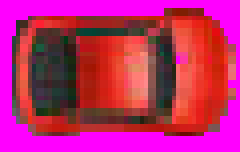
#> input picture Freeway/carro1.bmp, 60 x 38 px, given in place of short_video.mp4, which was not available (shown 4 times larger)
$ python pt2.py
#> lines starting #> are read from the running program, lines starting #| are printed output that depends on the picture; after the words box and inside, x2 and y2 are one past the last pixel; in counts of white or black regions, pixels touching at a corner belong together; pictures that were not available may be replaced by others from this repository, and a replacement may not be noted
import cv2
import numpy as np


# Inciciações

fileName='/home/rafael/Projeto FInal PDI - GABRIEL/short_video.mp4' # Video a ser lido
cap = cv2.VideoCapture(fileName) # Abertura de arquivo
filename2="/home/rafael/Projeto FInal PDI - GABRIEL/Resultado.mp4"
writer = cv2.VideoWriter(filename2, cv2.VideoWriter_fourcc(*'mp4v'), 20,(800,600))
elk  = 28
clo = 23
blu  = 21
thr = 124

########################### FUnções

def contagem(img_2):
    rr = []
    fator = 400
    cont = 0
    while fator>=350:
        pixel = img_2[350:470,fator]
        media = pixel.mean()
        if media==255:
            rr.append(fator)

        # [4 lines of commented-out code are left out]


        fator = fator -1
    array = np.array(rr)
    media = cv2.mean(array)
    media = np.array(media)
    primeiro =media[0]

    return primeiro

def processamento(img,elk,clo,blu,thr):
    retangulo = 0
    copia_image  = img.copy()
    elKernel = cv2.getStructuringElement(cv2.MORPH_ELLIPSE, (elk,elk))
    closingKernel = cv2.getStructuringElement(cv2.MORPH_ELLIPSE, (clo,clo))
    blur = cv2.blur(img, (blu,blu))
    gray = cv2.cvtColor(blur, cv2.COLOR_BGR2GRAY)
    _, thresh = cv2.threshold(gray, thr, 255, cv2.THRESH_BINARY_INV)
    imagem = cv2.bitwise_not(thresh)
    opening = cv2.morphologyEx(imagem, cv2.MORPH_OPEN, elKernel)
    closing = cv2.morphologyEx(opening, cv2.MORPH_CLOSE, closingKernel)
    imagem2 = cv2.bitwise_not(opening)
    opening2 = cv2.morphologyEx(imagem2, cv2.MORPH_OPEN, elKernel)
    closing = cv2.morphologyEx(opening2, cv2.MORPH_CLOSE, closingKernel)
    new_image = int(contagem(closing))
    retangulo = cv2.rectangle(copia_image,(100,new_image), (650,new_image-50),(0,255,0),5)

    return retangulo

sum = 0
while(cap.isOpened()):
    ret, frame = cap.read()
#> frame is the input picture: shape (38, 60, 3); mean B, G, R 109.2, 38.4, 187.1
    if ret==True:
        # Diminui a imagem
        novovai = cv2.resize(frame, (800,600))
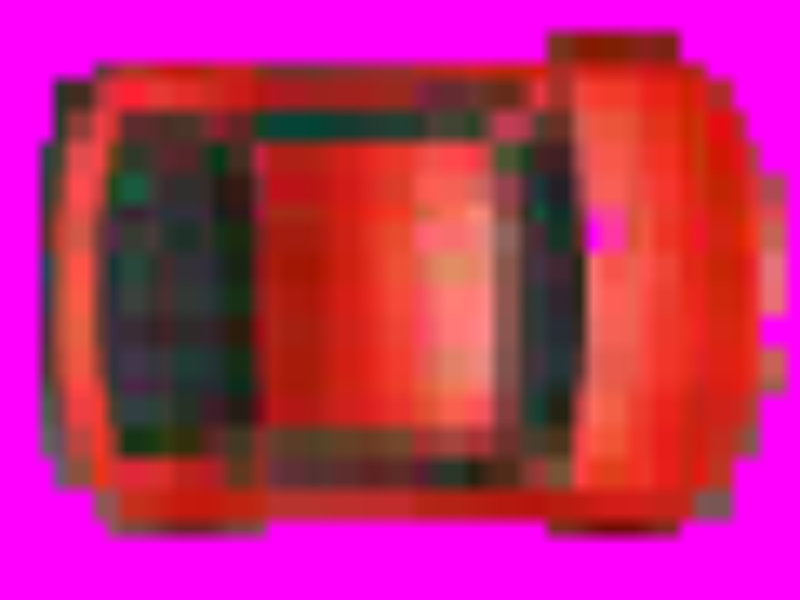
#> novovai: shape (600, 800, 3); mean B, G, R 109.1, 38.3, 187.1
        # Inicia o processamento com os parametros escolhidos
        imagine = processamento(novovai,elk, clo,blu,thr)
#> in processamento, `blur = cv2.blur(img, (blu,blu))`:
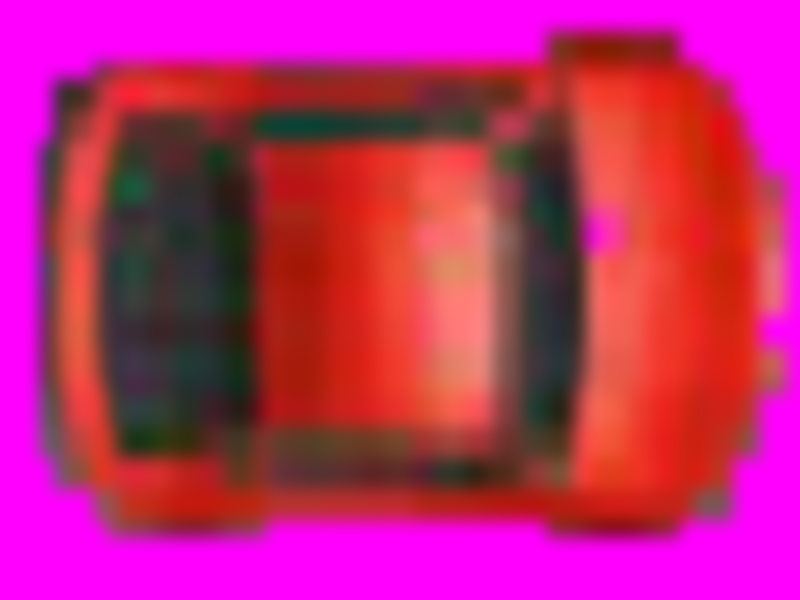
#> blur: shape (600, 800, 3); mean B, G, R 109.1, 38.3, 187.1
#> in processamento, `gray = cv2.cvtColor(blur, cv2.COLOR_BGR2GRAY)`:
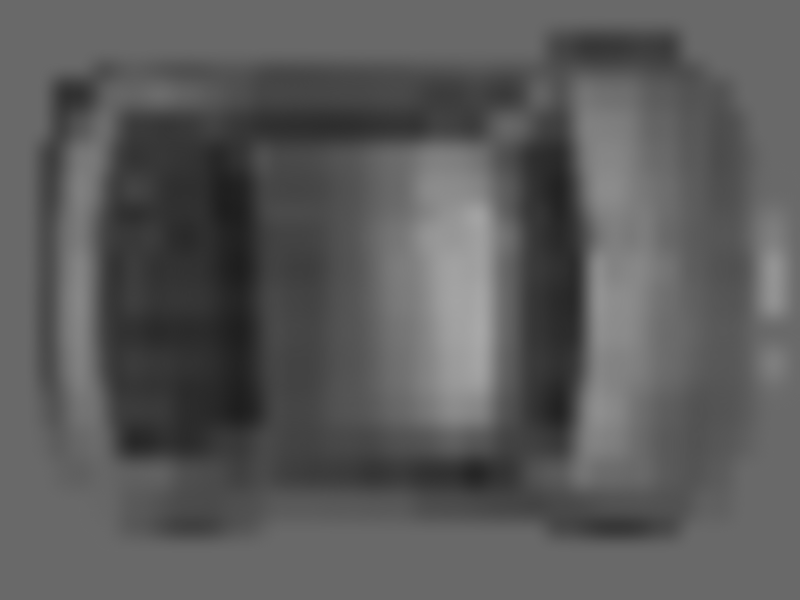
#> gray: shape (600, 800); min 30, max 168, mean 90.8
#> in processamento, `_, thresh = cv2.threshold(gray, thr, 255, cv2.THRESH_BINARY_INV)`:
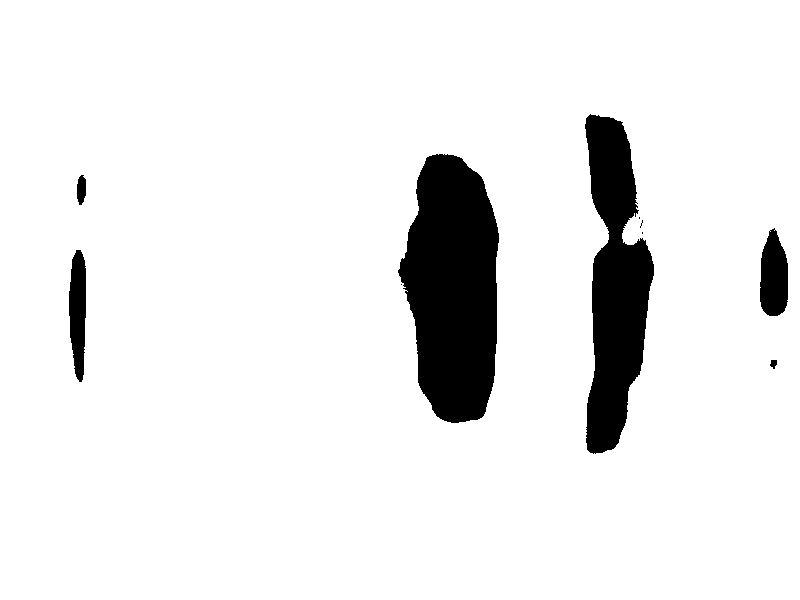
#> thresh: shape (600, 800); 91.9% white; 10 black regions (4 under 20 px), largest, box (x1, y1, x2, y2) and area: (398, 154, 499, 423) 20358, (585, 114, 654, 454) 14553, (760, 228, 788, 316) 1938, (69, 250, 86, 382) 1743, (77, 175, 86, 205) 216, (770, 360, 777, 369) 45
#> in processamento, `opening = cv2.morphologyEx(imagem, cv2.MORPH_OPEN, elKernel)`:
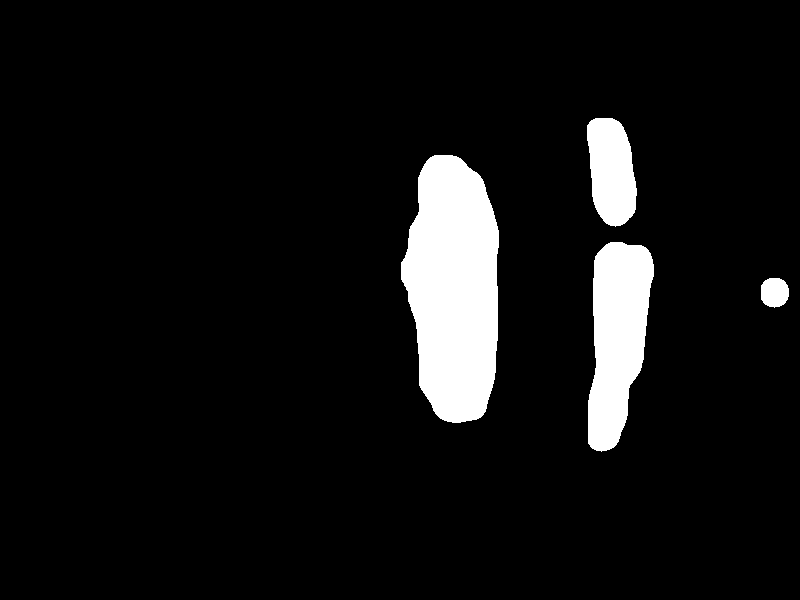
#> opening: shape (600, 800); 7.3% white; 4 white regions, box (x1, y1, x2, y2) and area: (401, 155, 499, 423) 20294, (588, 242, 654, 452) 9727, (587, 118, 637, 227) 4208, (761, 278, 789, 308) 689
#> in processamento, `closing = cv2.morphologyEx(opening, cv2.MORPH_CLOSE, closingKernel)`: closing: shape (600, 800); 7.3% white; 3 white regions, box (x1, y1, x2, y2) and area: (401, 155, 499, 423) 20300, (587, 118, 654, 452) 14085, (761, 278, 791, 308) 697
#> in processamento, `opening2 = cv2.morphologyEx(imagem2, cv2.MORPH_OPEN, elKernel)`:
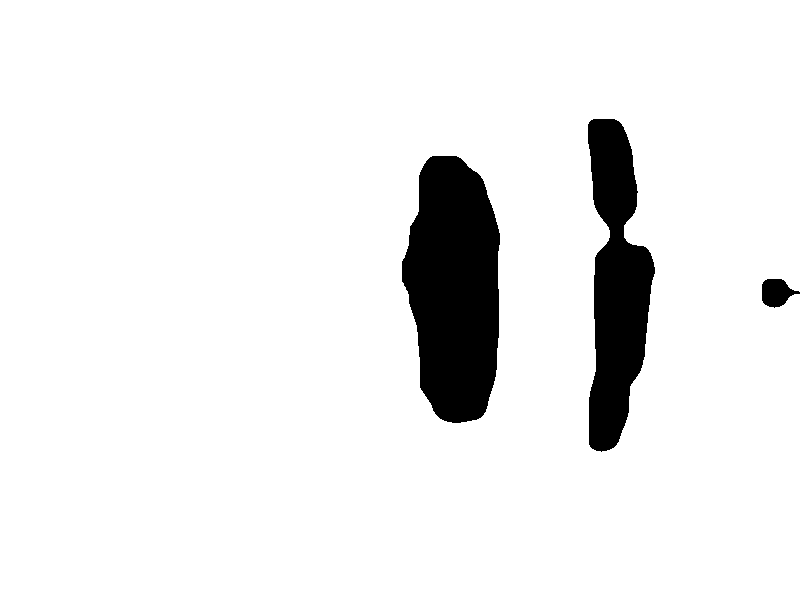
#> opening2: shape (600, 800); 92.7% white; 3 black regions, box (x1, y1, x2, y2) and area: (402, 156, 500, 423) 20294, (588, 119, 655, 452) 14106, (762, 279, 800, 308) 715
#> in processamento, `closing = cv2.morphologyEx(opening2, cv2.MORPH_CLOSE, closingKernel)`: closing: shape (600, 800); 92.7% white; 4 black regions, box (x1, y1, x2, y2) and area: (402, 156, 500, 423) 20273, (589, 236, 655, 452) 9745, (588, 119, 637, 229) 4174, (762, 279, 790, 308) 637
#> after the loop in contagem, `while fator>=350:`: fator = 349; rr = 51 values, max 400 at index 0, min 350 at index 50, mean 375
#> in contagem, `array = np.array(rr)`: array has the same summary as rr
#> in contagem, `media = cv2.mean(array)`: media = (375, 0, 0, 0)
#> in contagem, `media = np.array(media)`: media = [375, 0, 0, 0]
#> in contagem, `primeiro =media[0]`: primeiro = 375
        # Printa soma
        print("sum is {}".format(sum))
        sum =sum + 1
        # MOstra na tela
        cv2.imshow('frame',imagine)
        # Grava
        writer.write(imagine)
        if cv2.waitKey(1) & 0xFF == ord('q'):  # press q to quit
#> (key q is pressed here)
            break
    else:
        break

cap.release()
cv2.destroyAllWindows

$ run again, on Freeway/carro2.bmp
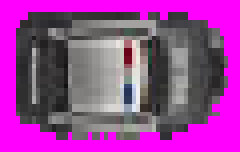
#> input picture Freeway/carro2.bmp, 60 x 38 px, given in place of short_video.mp4, which was not available (shown 4 times larger)
#> frame is the input picture: shape (38, 60, 3); mean B, G, R 151.5, 65.4, 152.6
#> in processamento, `_, thresh = cv2.threshold(gray, thr, 255, cv2.THRESH_BINARY_INV)`:
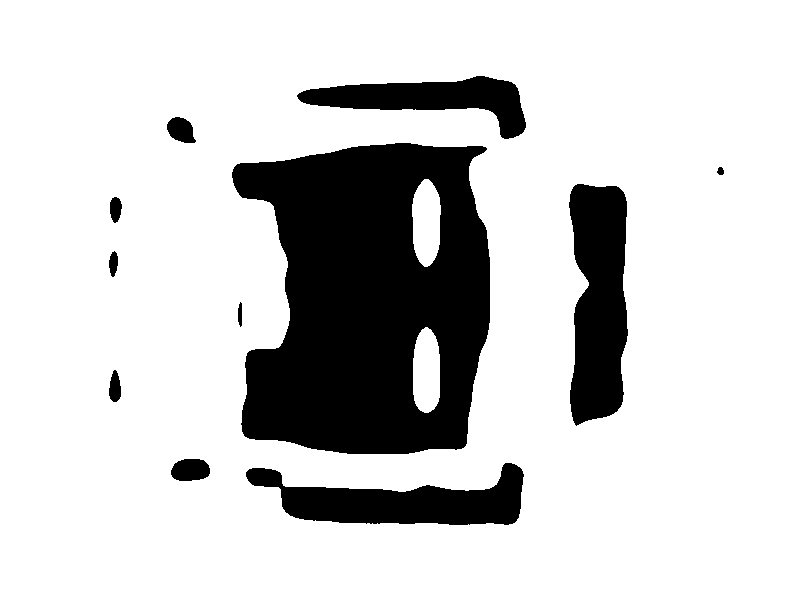
#> thresh: shape (600, 800); 81.3% white; 11 black regions, largest, box (x1, y1, x2, y2) and area: (232, 143, 490, 454) 60569, (569, 184, 628, 426) 11552, (246, 463, 524, 525) 9227
#> opening: shape (600, 800); 17.3% white; 4 white regions, box (x1, y1, x2, y2) and area: (234, 144, 491, 455) 60320, (571, 186, 628, 421) 11427, (283, 481, 522, 526) 8194, (409, 77, 521, 120) 3311
#> in processamento, `opening2 = cv2.morphologyEx(imagem2, cv2.MORPH_OPEN, elKernel)`:
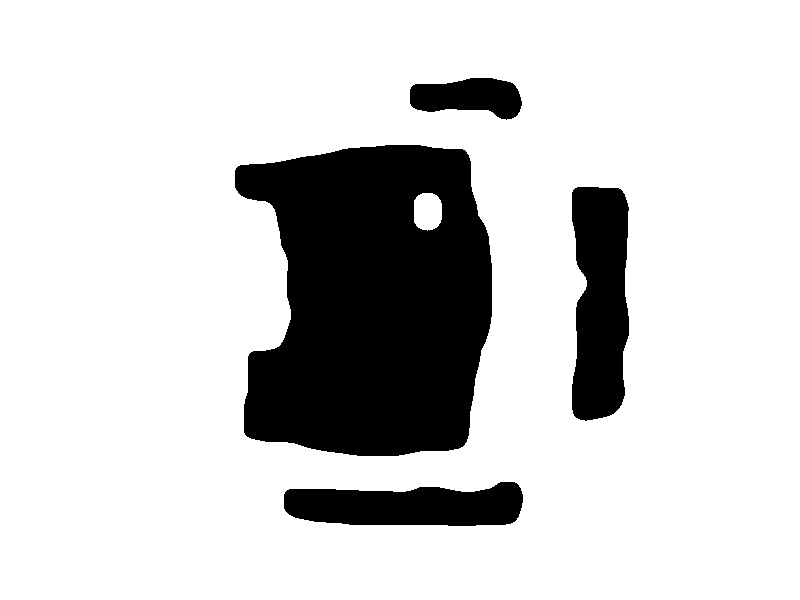
#> opening2: shape (600, 800); 82% white; 4 black regions, box (x1, y1, x2, y2) and area: (235, 145, 492, 456) 63427, (572, 187, 629, 421) 11414, (284, 482, 523, 526) 8207, (410, 78, 522, 120) 3297
#> the loop in contagem, `while fator>=350:` made 51 passes
#> media on passes 1 to 8: 31.88, 31.88, 29.75, 29.75, 29.75, 29.75, 29.75, 29.75
#> after the loop in contagem, `while fator>=350:`: fator = 349; rr = []
#> array = empty array
#> in contagem, `media = cv2.mean(array)`: media = (0, 0, 0, 0)
#> in contagem, `media = np.array(media)`: media = [0, 0, 0, 0]
#> primeiro = 0

$ run again, on Freeway/carro4.bmp
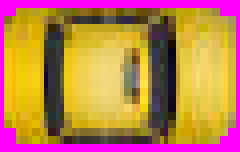
#> input picture Freeway/carro4.bmp, 60 x 38 px, given in place of short_video.mp4, which was not available (shown 4 times larger)
#> frame is the input picture: shape (38, 60, 3); mean B, G, R 80.6, 128.4, 189.1
#> in processamento, `_, thresh = cv2.threshold(gray, thr, 255, cv2.THRESH_BINARY_INV)`:
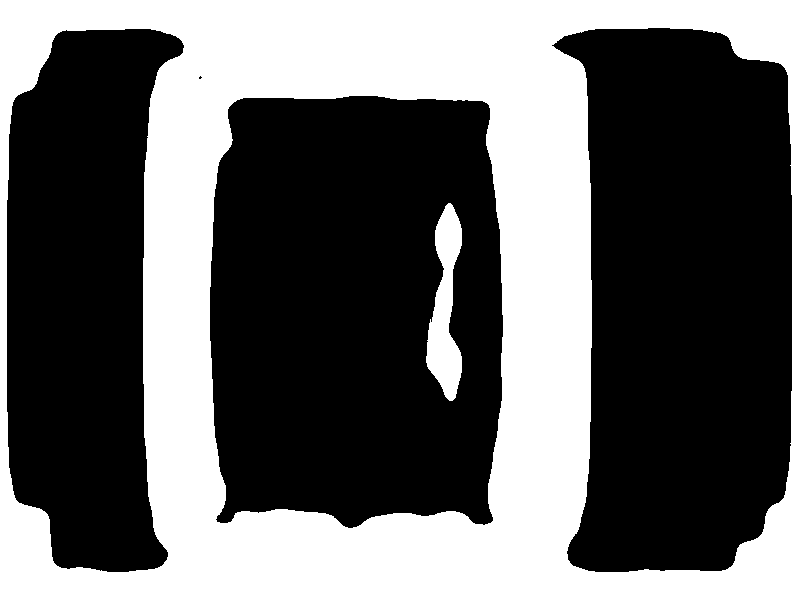
#> thresh: shape (600, 800); 39.8% white; 2 white regions, box (x1, y1, x2, y2) and area: (0, 0, 800, 600) 186915, (426, 203, 462, 401) 4065
#> opening: shape (600, 800); 60% white; 2 black regions, box (x1, y1, x2, y2) and area: (0, 0, 800, 600) 188029, (427, 204, 463, 401) 4092
#> in processamento, `opening2 = cv2.morphologyEx(imagem2, cv2.MORPH_OPEN, elKernel)`:
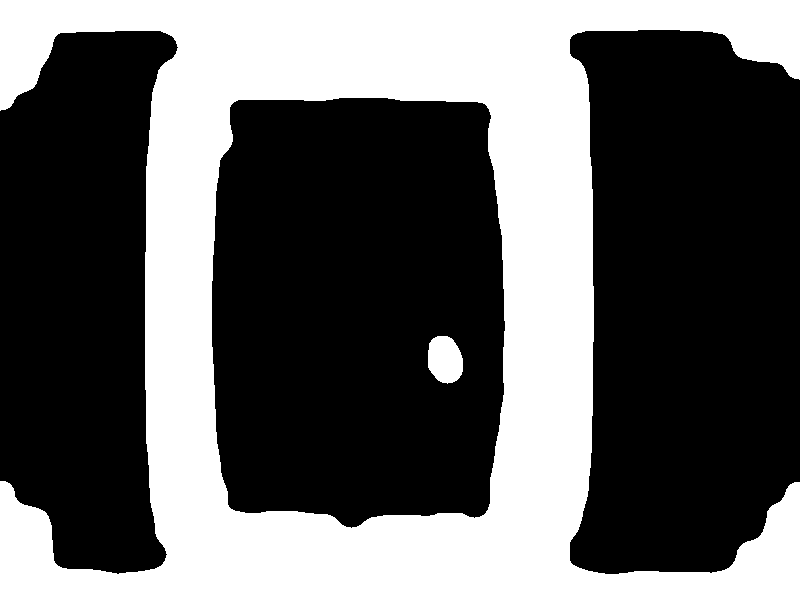
#> opening2: shape (600, 800); 38.1% white; 2 white regions, box (x1, y1, x2, y2) and area: (0, 0, 800, 600) 181626, (428, 336, 463, 384) 1342
#> after the loop in contagem, `while fator>=350:`: fator = 349; rr = []
#> array = empty array
#> in contagem, `media = cv2.mean(array)`: media = (0, 0, 0, 0)
#> in contagem, `media = np.array(media)`: media = [0, 0, 0, 0]
#> primeiro = 0
